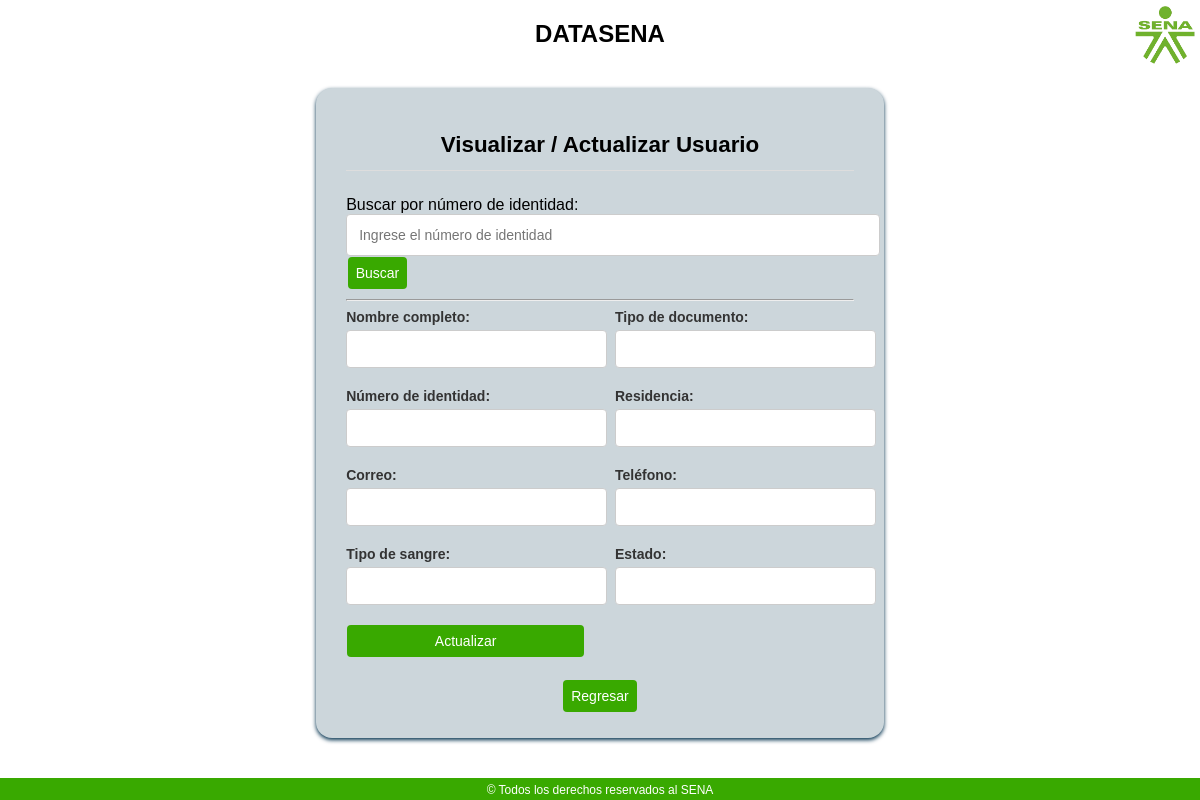
Page /SU_admin/menu_SU_admin/visualizar_usuario.php?numero_identidad=123 on the earlier database version.
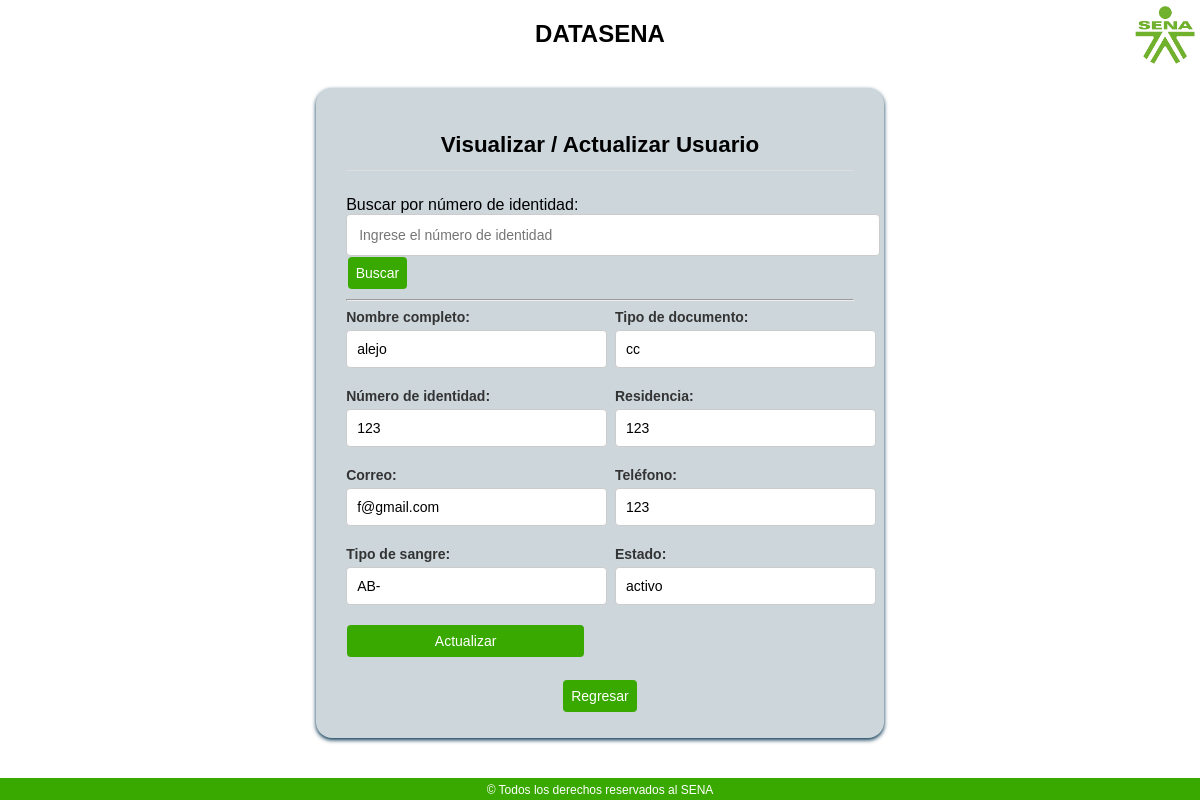
Same page on the later database version.
### tables this page shows
CREATE TABLE `usuarios` (
  `id` int(11) NOT NULL,
  `nombre_completo` varchar(100) NOT NULL,
  `tipo_documento` varchar(10) NOT NULL,
  `numero_identidad` varchar(20) NOT NULL,
  `residencia` varchar(150) NOT NULL,
  `tipo_sangre` varchar(5) NOT NULL,
  `correo` varchar(100) NOT NULL,
  `telefono` varchar(20) NOT NULL,
  `contrasena` varchar(255) NOT NULL,
  `estado` enum('activo','inactivo') NOT NULL,
  `fecha_creacion` timestamp NULL DEFAULT current_timestamp()
);

### SU_admin/menu_SU_admin/visualizar_usuario.php (the view, shortened to what this page needs)
<?php
$conexion = new mysqli("localhost", "root", "123456", "datasenn_db");
$usuario = [
    'nombre_completo' => '',
    'tipo_documento' => '',
    'numero_identidad' => '',
    'residencia' => '',
    'tipo_sangre' => '',
    'correo' => '',
    'telefono' => '',
    'estado' => ''
];
$numero_identidad = $_GET['numero_identidad'] ?? ($_POST['numero_identidad'] ?? '');
if ($numero_identidad !== '') {
    $stmt = $conexion->prepare("SELECT nombre_completo, tipo_documento, numero_identidad, residencia, tipo_sangre, correo, telefono, estado FROM usuarios WHERE numero_identidad = ?");
    $stmt->bind_param("s", $numero_identidad);
    $stmt->execute();
    $resultado = $stmt->get_result();
    if ($resultado->num_rows > 0) {
        $usuario = $resultado->fetch_assoc();
    }
}
?>
<!DOCTYPE html>
<html lang="es">
<head>
    <link rel="stylesheet" href="../../css/SU_admin/menu_SU_admin/visualizar_usuario.css">
</head>
<body>
<header>DATASENA</header>
<img src="../../img/logo-sena.png" alt="Logo SENA" class="img">
<div class="form-container">
    <h2>Visualizar / Actualizar Usuario</h2>
    <form action="visualizar_usuario.php" method="get">
        <label for="buscar_id">Buscar por número de identidad:</label>
        <input type="text" id="buscar_id" name="numero_identidad" placeholder="Ingrese el número de identidad" required>
        <button class="logout-btn" type="submit">Buscar</button>
    </form>
    <hr>
<form class="form-grid" action="visualizar_usuario.php" method="post">
    <div class="form-row">
        <label>Nombre completo:</label>
        <input type="text" name="nombre_completo" value="<?= htmlspecialchars($usuario['nombre_completo']) ?>" required>
    </div>
    <div class="form-row">
        <label>Tipo de documento:</label>
        <input type="text" name="tipo_documento" value="<?= htmlspecialchars($usuario['tipo_documento']) ?>" required>
    </div>
    <div class="form-row">
        <label>Número de identidad:</label>
        <input type="text" name="numero_identidad" value="<?= htmlspecialchars($usuario['numero_identidad']) ?>" readonly>
    </div>
    <div class="form-row">
        <label>Residencia:</label>
        <input type="text" name="residencia" value="<?= htmlspecialchars($usuario['residencia']) ?>" required>
    </div>
    <div class="form-row">
        <label>Correo:</label>
        <input type="email" name="correo" value="<?= htmlspecialchars($usuario['correo']) ?>" required>
    </div>
    <div class="form-row">
        <label>Teléfono:</label>
        <input type="text" name="telefono" value="<?= htmlspecialchars($usuario['telefono']) ?>" required>
    </div>
    <div class="form-row">
        <label>Tipo de sangre:</label>
        <input type="text" name="tipo_sangre" value="<?= htmlspecialchars($usuario['tipo_sangre']) ?>" required>
    </div>
    <div class="form-row">
        <label>Estado:</label>
        <input type="text" name="estado" value="<?= htmlspecialchars($usuario['estado']) ?>" required>
    </div>
    <div class="form-row">
        <button class="logout-btn" type="submit">Actualizar</button>
    </div>
</form>
    <div class="back_visual">
        <button class="logout-btn" onclick="window.location.href='super.menu.html'">Regresar</button>
    </div>
</div>
<footer>
    <a>&copy; Todos los derechos reservados al SENA</a>
</footer>
</body>
</html>

### css/SU_admin/menu_SU_admin/visualizar_usuario.css (style rules this page uses)
:root { --primary-950: #39A900; --primary-900: #4db21a; --primary-800: #61BA33; --primary-700: #74c34d; --primary-600: #88cb66; --primary-500: #9cd480; --primary-400: #b0dd99; --primary-300: #c4e5b3; --primary-200: #d7eecc; --secundary-1-950: #007832; --secundary-1-900: #1A8647; --secundary-1-800: #33935B; --secundary-1-700: #4DA170; --secundary-1-600: #66AE84; --secundary-1-500: #80BC99; --secundary-1-400: #99C9AD; --secundary-1-300: #B3D7C2; --secundary-1-200: #cce4d6; --secundary-2-950: #71277a; --secundary-2-900: #7f3d86; --secundary-2-800: #8d5295; --secundary-2-700: #9c68a2; --secundary-2-600: #aa7daf; --secundary-2-500: #b893bd; --secundary-2-400: #c6a9ca; --secundary-2-300: #dabed7; --secundary-2-200: #e3daea; --secundary-3-950: #00304d; --secundary-3-900: #1a455f; --secundary-3-800: #335971; --secundary-3-700: #4d6e82; --secundary-3-600: #668394; --secundary-3-500: #8098a6; --secundary-3-400: #99acb8; --secundary-3-300: #b3c1ca; --secundary-3-200: #ccd6db; --secundary-4-950: #fdc300; --secundary-4-900: #fdc91a; --secundary-4-800: #fdcf33; --secundary-4-700: #fed54d; --secundary-4-600: #fedb66; --secundary-4-500: #fee180; --secundary-4-400: #fee799; --secundary-4-300: #feedb3; --secundary-4-200: #fff3cc; --white: #ffffff; --black: #000000; --gray-950: #f6f6f6; --gray-900: #e1e1e1; --gray-800: #cccccc; --gray-700: #b7b7b7; --gray-600: #a2a2a2; --gray-500: #8d8d8d; --main-font: Arial, sans-serif; --font-size-h1-plus: 4.8rem; --font-size-h1: 3.2rem; --font-size-h2: 2.4rem; --font-size-h3: 2.0rem; --font-size-h4: 1.6rem; --font-size-h5: 1.4rem; --font-size-h6: 1.2rem; --padding: 20px; --margin-bottom: 15px; --border-radius: 4px; --hover-color: #218838; --input-height: 56px; --button-size: 48px; --button-spacing: 20px; }
body { margin: 0; font-family: var(--main-font); background-color: var(--white); display: flex; flex-direction: column; min-height: 100vh; }
header { margin-top: 20px; font-size: 24px; font-weight: bold; text-align: center; }
footer { background-color: var(--primary-950); color: white; text-align: center; font-size: 12px; width: 100%; margin-top: auto; padding: 5px 0; }
img { position: absolute; top: 5px; right: 5px; width: 60px; height: auto; }
h2 { text-align: center; margin-bottom: 25px; font-size: var(--font-size-h5); border-bottom: 1px solid #ddd; padding-bottom: 12px; }
.form-container { max-width: 700px; margin: 40px auto; padding: 25px 30px; border-radius: 1rem; background-color: var(--secundary-3-200); box-shadow: 0 2px 4px var(--secundary-3-950); }
.form-grid { display: grid; grid-template-columns: 1fr 1fr; gap: 20px 30px; }
.back_visual { text-align: center; margin-top: 20px; }
.form-row { display: flex; flex-direction: column; }
.form-row label { margin-bottom: 5px; font-weight: bold; font-size: 14px; color: #333; text-align: left; }
.form-row input, .form-row select { padding: 10px; font-size: 14px; border-radius: 4px; border: 1px solid #ccc; width: 100%; }
input, select { width: 100%; padding: 12px; font-size: 14px; border-radius: 4px; border: 1px solid #ccc; }
.logout-btn, .back { background-color: var(--primary-950); color: var(--white); border: none; border-radius: 4px; padding: 8px; margin: 0.3%; font-size: 14px; cursor: pointer; transition: background-color 0.3s ease, transform 0.1s ease; }
.logout-btn { bottom: 15px; right: 5px; }

Differences in the rows shown:
added usuarios: nombre_completo "alejo", tipo_documento "cc", numero_identidad "123", residencia "123", correo "f@gmail.com", telefono "123", tipo_sangre "AB-", estado "activo"
